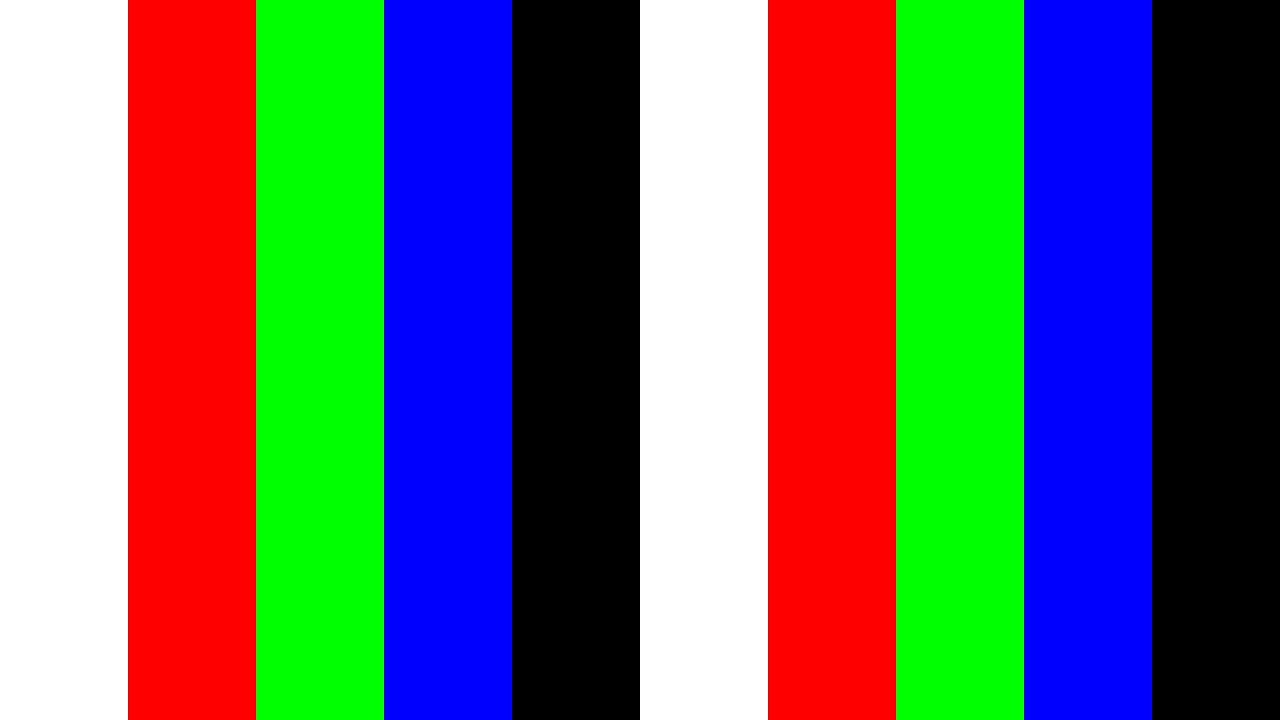
#> input picture Raspberry Pİ opencv/opn.jpg, 1280 x 720 px, found by its file name
$ python split.py
#> lines starting #> are read from the running program, lines starting #| are printed output that depends on the picture
import cv2
img=cv2.imread("/home/barbaros/Desktop/opencv/open1/opn.jpg")
#> img is the input picture: shape (720, 1280, 3); mean B, G, R 102, 102, 101.8
b,g,r=cv2.split(img)
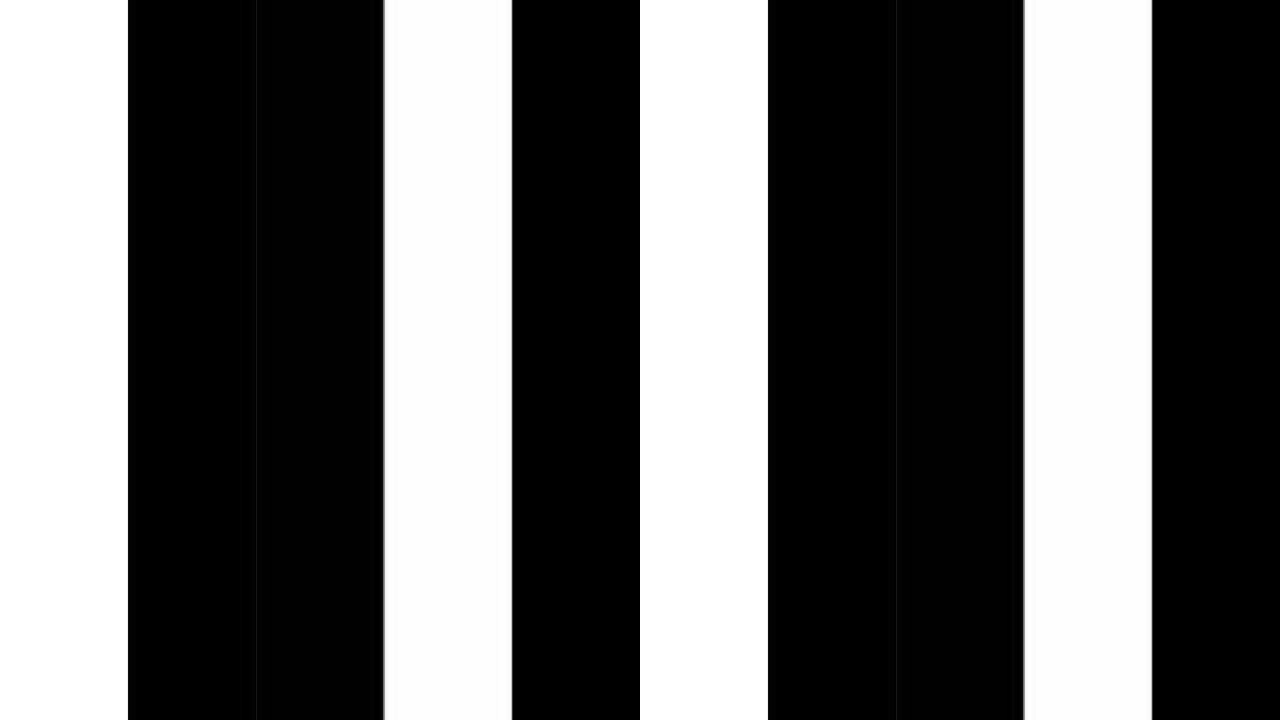
#> b: shape (720, 1280); min 0, max 255, mean 102
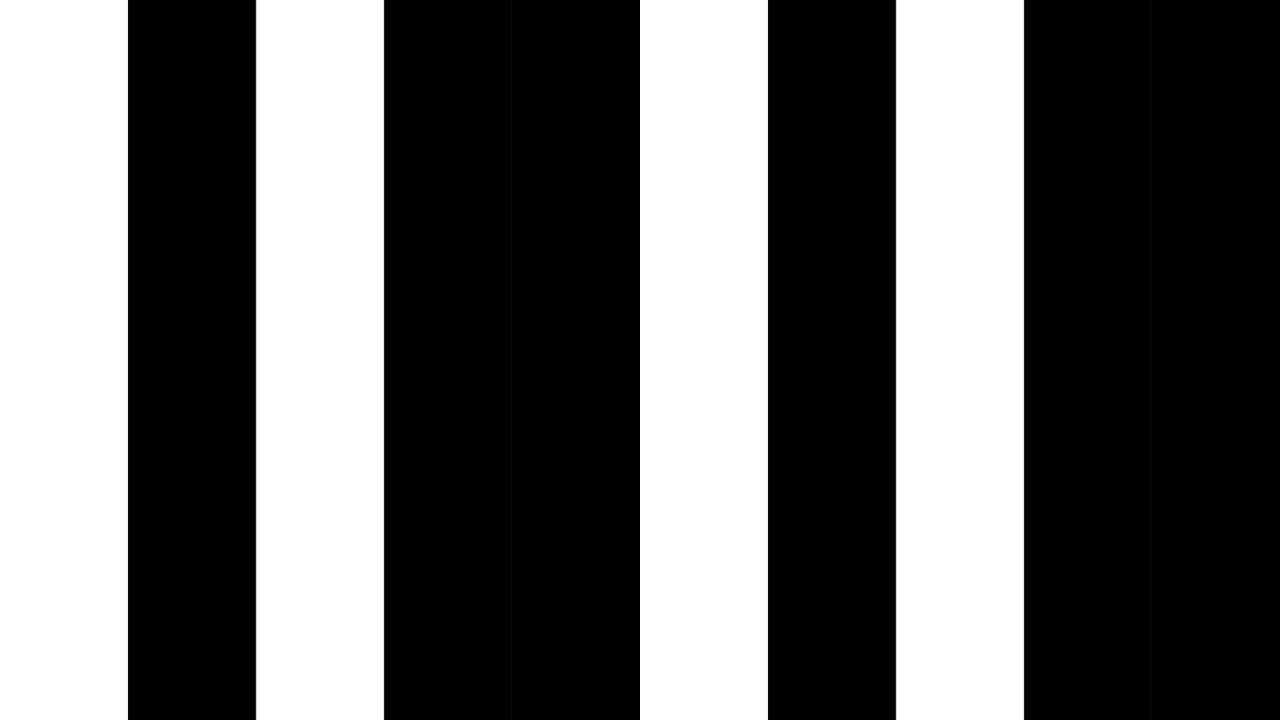
#> g: shape (720, 1280); min 0, max 255, mean 102
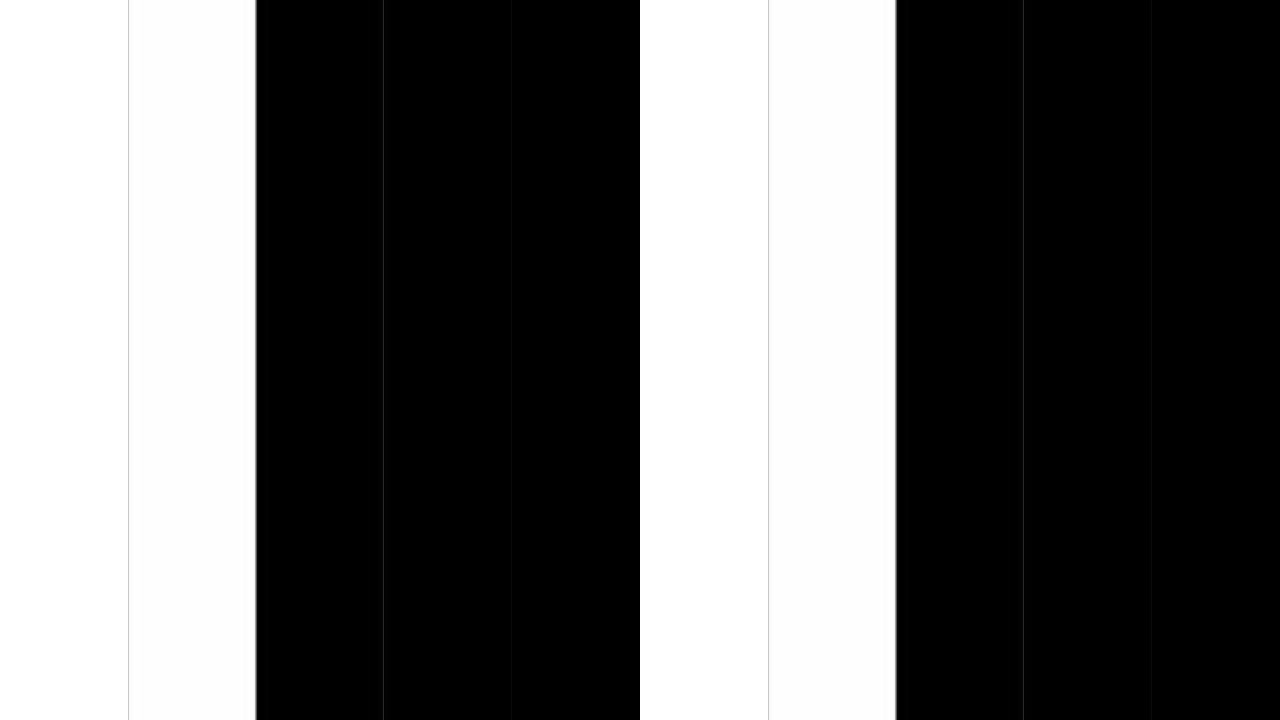
#> r: shape (720, 1280); min 0, max 255, mean 101.8

merge=cv2.merge((b,g,r))

cv2.imshow("merge",merge)

cv2.imshow("blue",b)
cv2.imshow("green",g)
cv2.imshow("red",r)
cv2.imshow("frame",img)
cv2.waitKey(0)
cv2.destroyAllWindows()
